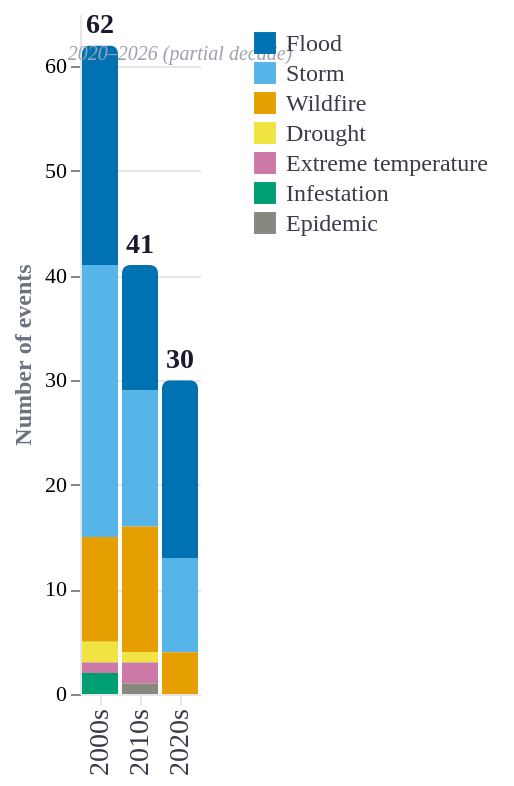

Describe this chart as a Vega-Lite specification.
### Vega-Lite specification from a JSON file in a GitHub repository (floating-point values rounded to 4 significant figures)
{"$schema": "https://vega.github.io/schema/vega-lite/v5.json", "description": "Stacked bar chart of Australian natural disasters per decade by type, 2000-2026", "width": "container", "height": 340, "data": {"values": [{"decade": "2000s", "disaster_type": "Flood", "count": 21}, {"decade": "2000s", "disaster_type": "Storm", "count": 26}, {"decade": "2000s", "disaster_type": "Wildfire", "count": 10}, {"decade": "2000s", "disaster_type": "Drought", "count": 2}, {"decade": "2000s", "disaster_type": "Extreme temperature", "count": 1}, {"decade": "2000s", "disaster_type": "Infestation", "count": 2}, {"decade": "2010s", "disaster_type": "Flood", "count": 12}, {"decade": "2010s", "disaster_type": "Storm", "count": 13}, {"decade": "2010s", "disaster_type": "Wildfire", "count": 12}, {"decade": "2010s", "disaster_type": "Drought", "count": 1}, {"decade": "2010s", "disaster_type": "Extreme temperature", "count": 2}, {"decade": "2010s", "disaster_type": "Epidemic", "count": 1}, {"decade": "2020s", "disaster_type": "Flood", "count": 17}, {"decade": "2020s", "disaster_type": "Storm", "count": 9}, {"decade": "2020s", "disaster_type": "Wildfire", "count": 4}]}, "layer": [{"mark": {"type": "bar", "cornerRadiusTopLeft": 4, "cornerRadiusTopRight": 4, "tooltip": true}, "encoding": {"x": {"field": "decade", "type": "ordinal", "title": null, "sort": ["2000s", "2010s", "2020s"], "axis": {"labelFontSize": 14, "labelFont": "DM Sans", "labelFontWeight": "500", "labelColor": "#3a3a4a", "domainColor": "#e5e7eb", "tickColor": "#e5e7eb"}}, "y": {"aggregate": "sum", "field": "count", "type": "quantitative", "title": "Number of events", "axis": {"labelFontSize": 11, "labelFont": "DM Sans", "titleFontSize": 12, "titleFont": "DM Sans", "titleColor": "#6b7280", "gridColor": "#e5e7eb", "domainColor": "#e5e7eb"}}, "color": {"field": "disaster_type", "type": "nominal", "title": "Disaster type", "scale": {"domain": ["Flood", "Storm", "Wildfire", "Drought", "Extreme temperature", "Infestation", "Epidemic"], "range": ["#0072B2", "#56B4E9", "#E69F00", "#F0E442", "#CC79A7", "#009E73", "#888780"]}, "legend": {"title": null, "orient": "right", "labelFontSize": 12, "labelFont": "DM Sans", "symbolSize": 120, "symbolType": "square", "labelColor": "#3a3a4a", "padding": 8}}, "tooltip": [{"field": "decade", "type": "ordinal", "title": "Decade"}, {"field": "disaster_type", "type": "nominal", "title": "Disaster type"}, {"field": "count", "type": "quantitative", "title": "Events"}]}}, {"transform": [{"aggregate": [{"op": "sum", "field": "count", "as": "total"}], "groupby": ["decade"]}], "mark": {"type": "text", "dy": -10, "fontSize": 14, "fontWeight": "600", "font": "DM Sans", "color": "#1a1a2e"}, "encoding": {"x": {"field": "decade", "type": "ordinal", "sort": ["2000s", "2010s", "2020s"]}, "y": {"field": "total", "type": "quantitative"}, "text": {"field": "total", "type": "quantitative"}}}, {"data": {"values": [{"decade": "2020s", "note": "2020–2026 (partial decade)"}]}, "mark": {"type": "text", "dy": 20, "fontSize": 10, "fontStyle": "italic", "font": "DM Sans", "color": "#9ca3af"}, "encoding": {"x": {"field": "decade", "type": "ordinal"}, "y": {"value": 0}, "text": {"field": "note", "type": "nominal"}}}], "view": {"stroke": null}, "background": "transparent", "config": {"font": "DM Sans", "bar": {"cursor": "pointer"}}}
